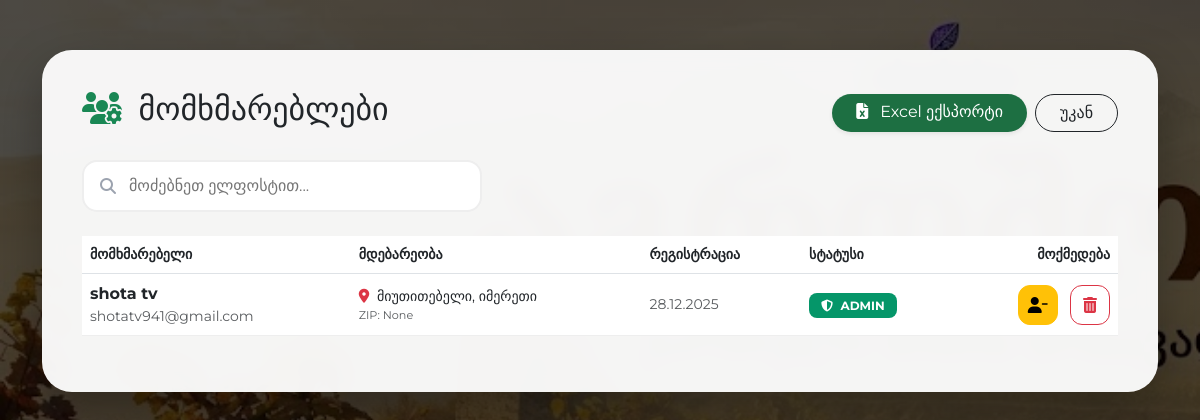
Before: /admin/users (signed in) with the older database file.
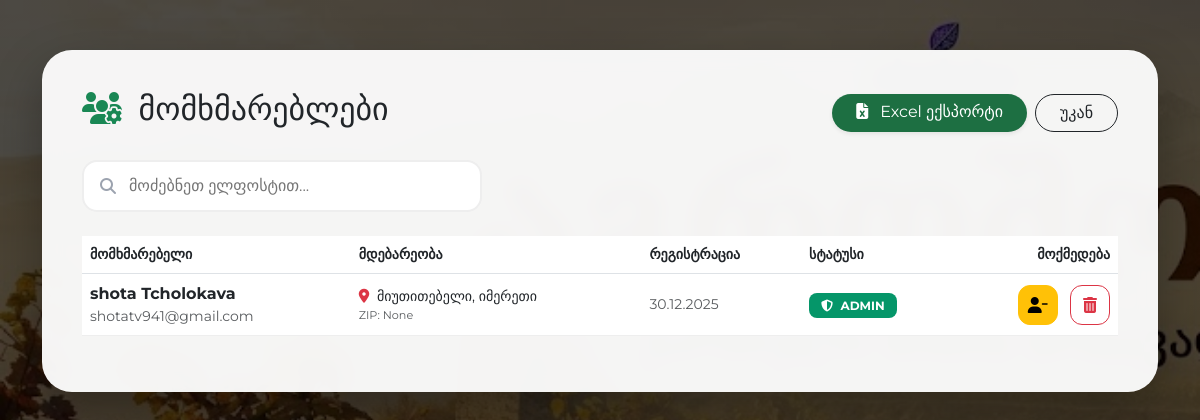
After: the same page with the newer database file.
### app.py (models this page shows)
class User(db.Model):
    id = db.Column(db.Integer, primary_key=True)
    name = db.Column(db.String(100), nullable=False)
    surname = db.Column(db.String(100), nullable=False)
    email = db.Column(db.String(150), unique=True, nullable=False)
    city = db.Column(db.String(100), nullable=False)
    state = db.Column(db.String(50), nullable=False)
    zip_code = db.Column(db.String(20))
    password_hash = db.Column(db.String(200), nullable=False)
    is_admin = db.Column(db.Boolean, default=False)
    created_at = db.Column(db.DateTime, default=datetime.utcnow)
    products = db.relationship('Product', backref='seller', lazy=True)

### app.py (the view)
@app.route('/admin/users')
def admin_users():
    if not session.get('is_admin'):
        flash("წვდომა აკრძალულია!", "danger")
        return redirect(url_for('login'))
    all_users = User.query.order_by(User.created_at.desc()).all()
    return render_template('admin_users.html', users=all_users)

### templates/admin_users.html (shortened to what this page needs)
<!DOCTYPE html>
<html lang="ka">
<head>
    <link href="https://cdn.jsdelivr.net/npm/bootstrap@5.3.0/dist/css/bootstrap.min.css" rel="stylesheet">
    <link rel="stylesheet" href="https://cdnjs.cloudflare.com/ajax/libs/font-awesome/6.4.0/css/all.min.css">
</head>
<body class="admin-bg">
<div class="container">
    <div class="glass-panel">
        <div class="d-flex justify-content-between align-items-center flex-wrap gap-3 mb-4">
            <h2><i class="fas fa-users-cog me-2 text-success"></i> მომხმარებლები</h2>
            <div class="d-flex gap-2">
                <a href="{{ url_for('export_users') }}" class="btn btn-excel rounded-pill px-4 shadow-sm">
                    <i class="fas fa-file-excel me-2"></i> Excel ექსპორტი
                </a>
                <a href="/add/panel" class="btn btn-outline-dark rounded-pill px-4">უკან</a>
            </div>
        </div>
        <div class="search-container mb-4">
            <i class="fas fa-search search-icon"></i>
            <input type="text" id="emailSearch" class="search-input" placeholder="მოძებნეთ ელფოსტით...">
        </div>
        <div class="table-responsive">
            <table class="table align-middle" id="userTable">
                <thead>
                    <tr class="text-muted small text-uppercase">
                        <th>მომხმარებელი</th>
                        <th>მდებარეობა</th>
                        <th>რეგისტრაცია</th>
                        <th>სტატუსი</th>
                        <th class="text-end">მოქმედება</th>
                    </tr>
                </thead>
                <tbody>
                    {% for user in users %}
                    <tr class="user-row">
                        <td>
                            <div class="fw-bold">{{ user.name }} {{ user.surname }}</div>
                            <div class="small text-muted user-email">{{ user.email }}</div>
                        </td>
                        <td>
                            <div class="small"><i class="fas fa-map-marker-alt text-danger me-1"></i> {{ user.city }}, {{ user.state }}</div>
                            <div class="text-muted" style="font-size: 0.7rem;">ZIP: {{ user.zip_code }}</div>
                        </td>
                        <td class="small text-muted">
                            {{ user.created_at.strftime('%d.%m.%Y') }}
                        </td>
                        <td>
                            {% if user.is_admin %}
                                <span class="admin-badge"><i class="fas fa-shield-alt me-1"></i> ADMIN</span>
                            {% else %}
                                <span class="badge bg-light text-dark border">User</span>
                            {% endif %}
                        </td>
                        <td class="text-end">
                            <a href="{{ url_for('toggle_admin', user_id=user.id) }}"
                               class="btn btn-round {{ 'btn-warning' if user.is_admin else 'btn-outline-success' }}"
                               title="სტატუსის შეცვლა">
                                <i class="fas {{ 'fa-user-minus' if user.is_admin else 'fa-user-shield' }}"></i>
                            </a>
                            <a href="{{ url_for('delete_user', user_id=user.id) }}"
                               class="btn btn-round btn-outline-danger ms-2"
                               onclick="return confirm('დარწმუნებული ხართ, რომ გსურთ მომხმარებლის წაშლა?')"
                               title="წაშლა">
                                <i class="fas fa-trash-alt"></i>
                            </a>
                        </td>
                    </tr>
                    {% endfor %}
                </tbody>
            </table>
        </div>
    </div>
</div>
</body>
</html>

Changed rows visible on the page:
changed User "shota": surname "tv" → "Tcholokava"; created_at "28.12.2025" → "30.12.2025"
